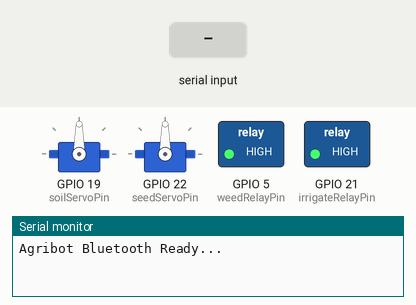
This sketch was run on a simulated ESP32. Parts: 2 × servo, switched loads named in the sketch (green lamp = pin HIGH), the last lines printed to the serial monitor. The test bench sets the inputs (shaded band). Nothing arrives over Bluetooth unless stated.

Above: at 1.2 s.
1.3 s: "X" received over the second serial link
At 1.55 s:
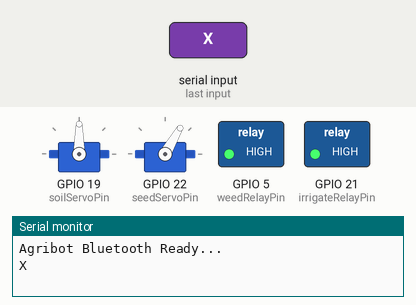
4.3 s: "U" received over the second serial link
At 4.9 s:
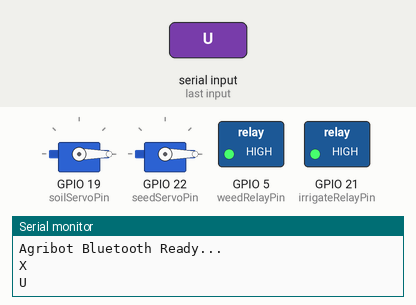
5.8 s: "I" received over the second serial link
At 6.1 s:
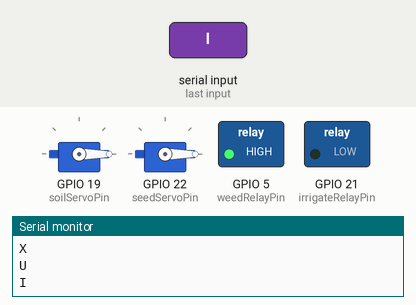
7.3 s: "D" received over the second serial link
At 8.4 s:
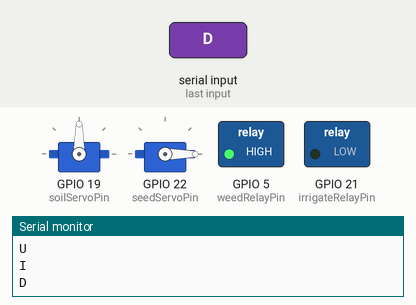
8.8 s: "W" received over the second serial link
At 9.6 s:
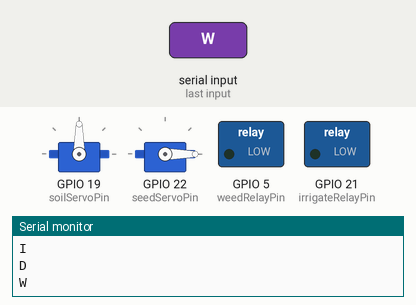
10.3 s: "S" received over the second serial link
At 10.7 s:
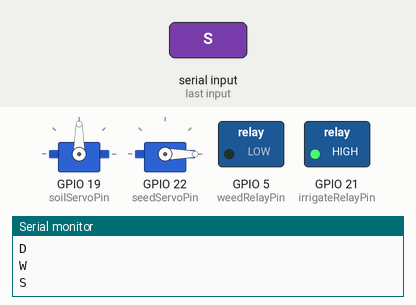
Timing chart, 0 to 12.8 s (numbered marks = the images above; inputs shaded):
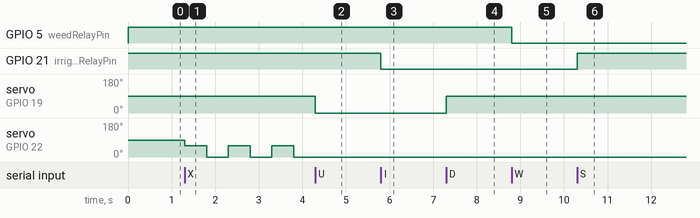

Measured:
- after the input at 1.3 s, servo on GPIO 22 (seedServoPin): alternates 60° for 0.50 s and 0° for 0.50 s, starting at once
- after the input at 4.3 s, servo on GPIO 19 (soilServoPin): 90° → 0° at once
- after the input at 5.8 s, GPIO 21 (irrigateRelayPin): HIGH → LOW at once
- after the input at 7.3 s, servo on GPIO 19 (soilServoPin): 0° → 90° at once
- after the input at 8.8 s, GPIO 5 (weedRelayPin): HIGH → LOW at once
- after the input at 10.3 s, GPIO 21 (irrigateRelayPin): LOW → HIGH at once

The sketch:

agribot.ino
```cpp
#include <ESP32Servo.h>
#include "BluetoothSerial.h"

BluetoothSerial SerialBT;

Servo soilServo;
Servo seedServo;

// Pins
const int soilServoPin = 19;
const int seedServoPin = 22;
const int moisturePin = 23;
const int irrigateRelayPin = 21;
const int weedRelayPin = 5;

const int moistureThreshold = 500;

void setup() {
  Serial.begin(115200);
  SerialBT.begin("Agribot");

  soilServo.attach(soilServoPin);
  seedServo.attach(seedServoPin);

  pinMode(irrigateRelayPin, OUTPUT);
  pinMode(weedRelayPin, OUTPUT);

  digitalWrite(irrigateRelayPin, HIGH);
  digitalWrite(weedRelayPin, HIGH);

  Serial.println("Agribot Bluetooth Ready...");
}

void loop() {

  if (SerialBT.available()) {
    char cmd = SerialBT.read();
    Serial.println(cmd);

    switch (cmd) {

      case 'D':
        soilServo.write(90);
        break;

      case 'U':
        soilServo.write(0);
        break;

      case 'I':
        digitalWrite(irrigateRelayPin, LOW);
        break;

      case 'S':
        digitalWrite(irrigateRelayPin, HIGH);
        break;

      case 'W':
        digitalWrite(weedRelayPin, LOW);
        break;

      case 'Q':
        digitalWrite(weedRelayPin, HIGH);
        break;

      case 'X':
        for (int i = 0; i < 3; i++) {
          seedServo.write(60);
          delay(500);
          seedServo.write(0);
          delay(500);
        }
        break;

      case 'Y':
        seedServo.write(0);
        break;
    }
  }
}
```
